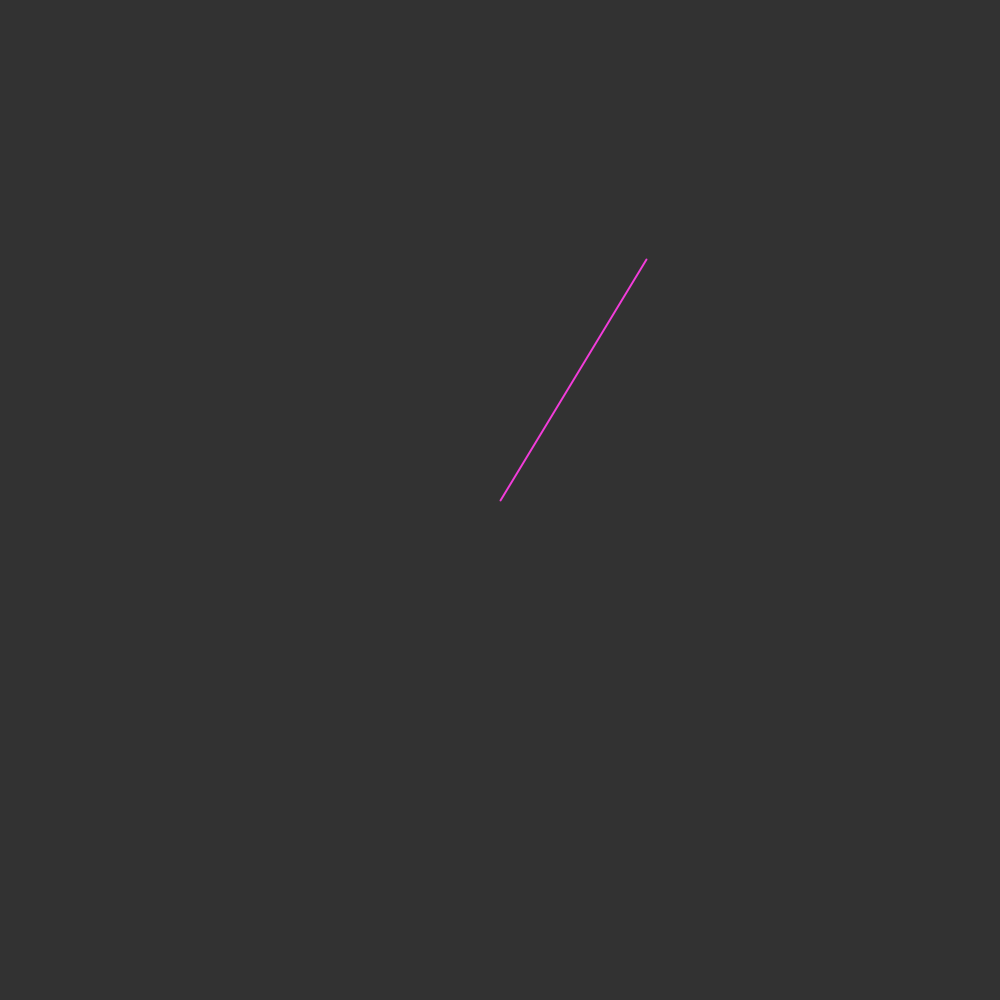
Frame 1 (no input)
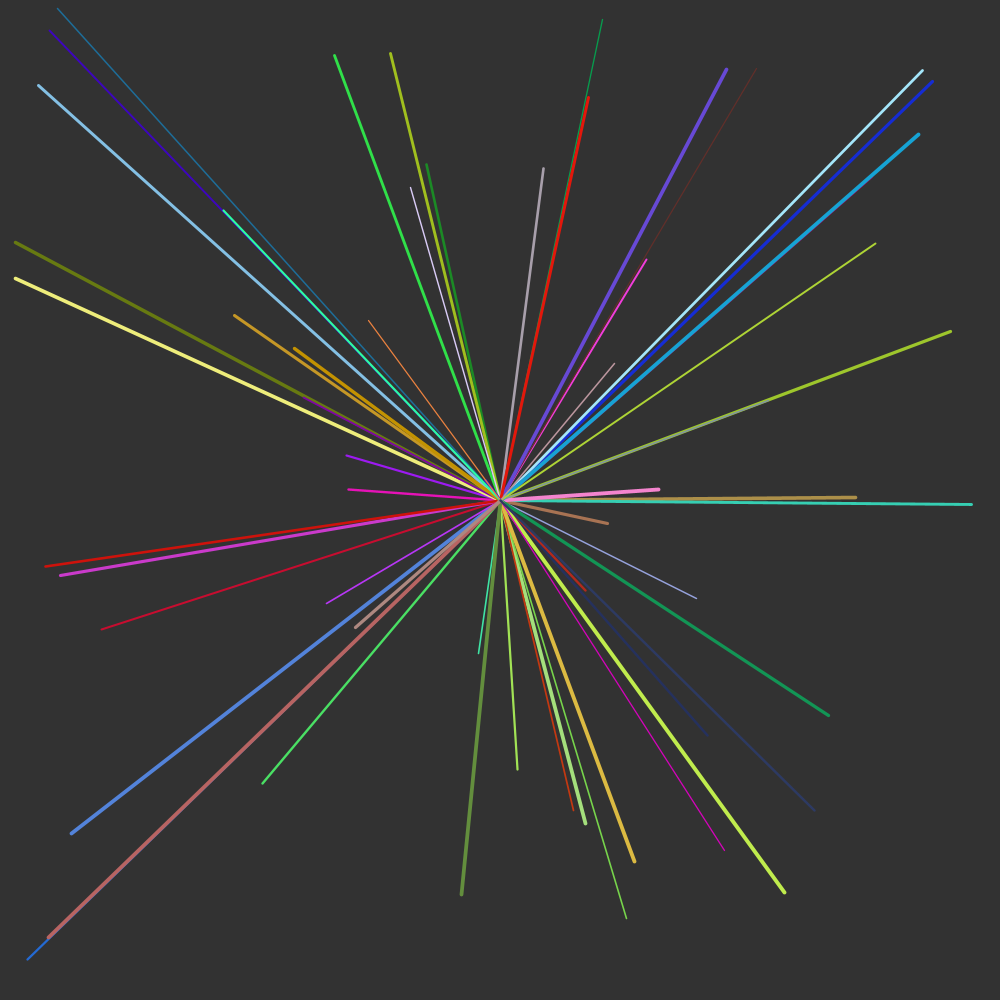
Frame 60 (the mouse pressed at the canvas centre just before this capture)
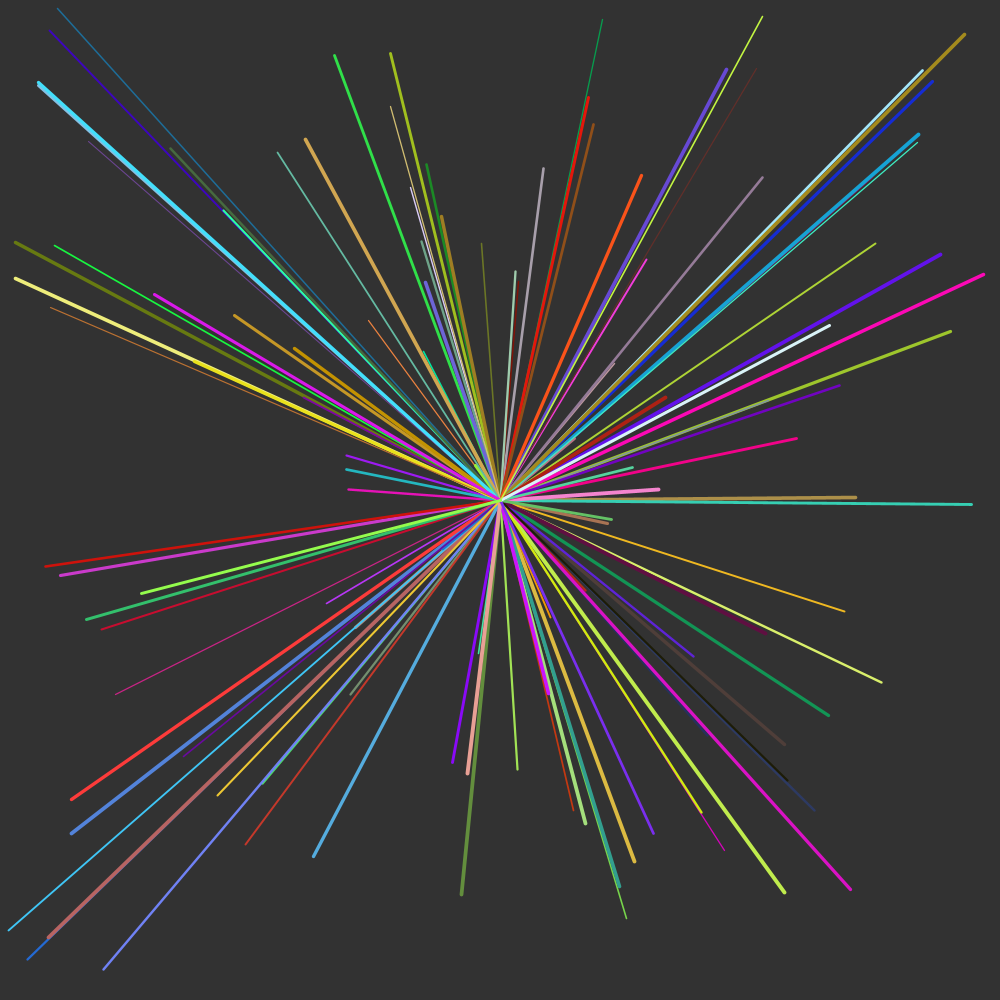
Frame 120 (the mouse held since frame 60 and released just before this capture)

The Processing sketch that drew these frames (run headless with seeded random() and noise(); from frame 60 on, the mouse is pressed at the canvas centre):

// Processing sketch: RandomLines
// ── RandomLines.pde
float x1, y1, x2, y2;
float r, g, b;
float weight;

void setup()
{
  size(1000, 1000);
  
  background(50);
}

void update()
{
   x1 = width/2;
   y1 = height/2;
   
   x2 = random(0, width);
   y2 = random(0, height);
   
   r = random(0, 255);
   g = random(0, 255);
   b = random(0, 255);
   
   weight = random(1, 4);
   
}

void draw()
{
  update();
  strokeWeight(weight);
  stroke(r, g, b);
  line(x1, y1, x2, y2);
  
} 
